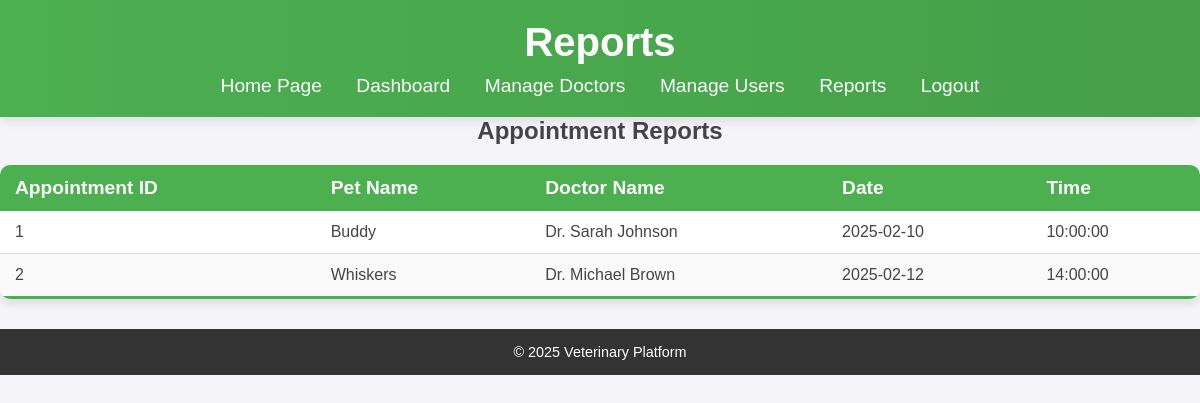
Screenshot of /admin/reports.php (signed in) with the database file from the repository.
### tables this page shows
CREATE TABLE IF NOT EXISTS appointments (
    id INT AUTO_INCREMENT PRIMARY KEY,
    pet_id INT NOT NULL,
    doctor_id INT NOT NULL,
    date DATE NOT NULL,
    time TIME NOT NULL,
    status ENUM('pending', 'confirmed', 'completed', 'canceled') DEFAULT 'pending',
    FOREIGN KEY (pet_id) REFERENCES pets(id) ON DELETE CASCADE,
    FOREIGN KEY (doctor_id) REFERENCES users(id) ON DELETE CASCADE
);

CREATE TABLE IF NOT EXISTS pets (
    id INT AUTO_INCREMENT PRIMARY KEY,
    user_id INT NOT NULL,
    name VARCHAR(255) NOT NULL,
    breed VARCHAR(255) DEFAULT NULL,
    type ENUM('dog', 'cat', 'bird', 'other') NOT NULL,
    age INT NOT NULL,
    health_status TEXT,
    FOREIGN KEY (user_id) REFERENCES users(id) ON DELETE CASCADE
);

CREATE TABLE IF NOT EXISTS users (
    id INT AUTO_INCREMENT PRIMARY KEY,
    name VARCHAR(255) NOT NULL,
    email VARCHAR(191) UNIQUE NOT NULL,
    password VARCHAR(255) NOT NULL,  
    role ENUM('admin', 'doctor', 'user') NOT NULL,
    phone VARCHAR(15) DEFAULT NULL,
    avatar VARCHAR(255) DEFAULT 'default-avatar.png',
    created_at TIMESTAMP DEFAULT CURRENT_TIMESTAMP
);

### admin/reports.php (the view, shortened to what this page needs)
<?php
include '../backend/database.php';
$query = "SELECT a.id, p.name AS pet_name, u.name AS doctor_name, a.date, a.time
          FROM appointments a
          JOIN pets p ON a.pet_id = p.id
          JOIN users u ON a.doctor_id = u.id
          WHERE u.role = 'doctor'";
$result = $conn->query($query);
?>
<!DOCTYPE html>
<html lang="en">
<head>
    <link rel="stylesheet" href="../public/css/style.css">
</head>
<body>
    <header>
        <h1>Reports</h1>
        <nav>
        <a href="../public/index.php">Home Page</a>
                        <a href="dashboard.php">Dashboard</a>
            <a href="manage_doctors.php">Manage Doctors</a>
            <a href="manage_users.php">Manage Users</a>
            <a href="reports.php">Reports</a>
            <a href="../backend/logout.php">Logout</a>
        </nav>
    </header>
    <main>
        <h2>Appointment Reports</h2>
        <table class="styled-table">
            <thead>
                <tr>
                    <th>Appointment ID</th>
                    <th>Pet Name</th>
                    <th>Doctor Name</th>
                    <th>Date</th>
                    <th>Time</th>
                </tr>
            </thead>
            <tbody>
                <?php while ($row = $result->fetch_assoc()) : ?>
                    <tr>
                        <td><?= htmlspecialchars($row['id']) ?></td>
                        <td><?= htmlspecialchars($row['pet_name']) ?></td>
                        <td><?= htmlspecialchars($row['doctor_name']) ?></td>
                        <td><?= htmlspecialchars($row['date']) ?></td>
                        <td><?= htmlspecialchars($row['time']) ?></td>
                    </tr>
                <?php endwhile; ?>
            </tbody>
        </table>
    </main>
    <footer>
        <p>&copy; 2025 Veterinary Platform</p>
    </footer>
</body>
</html>

### public/css/style.css (style rules this page uses)
* { margin: 0; padding: 0; box-sizing: border-box; font-family: 'Poppins', sans-serif; scroll-behavior: smooth; }
body { background-color: #f4f4f9; color: #444; text-align: center; }
header { background: linear-gradient(to right, #4CAF50, #45a049); color: white; padding: 20px 0; box-shadow: 0 4px 10px rgba(0, 0, 0, 0.1); position: sticky; top: 0; width: 100%; z-index: 1000; }
header h1 { font-size: 2.5rem; animation: fadeInDown 1s ease-in-out; }
nav { margin-top: 10px; animation: fadeIn 1s ease-in-out; }
nav a { color: white; text-decoration: none; margin: 0 15px; font-size: 1.2rem; transition: transform 0.3s ease, color 0.3s; }
h2 { display: block; width: 100%; text-align: center; }
footer { background: #333; color: white; padding: 15px 0; margin-top: 30px; text-align: center; font-size: 0.9rem; }
.styled-table { width: 100%; border-collapse: collapse; margin: 20px 0; font-size: 1rem; background: white; border-radius: 10px; overflow: hidden; box-shadow: 0 5px 10px rgba(0, 0, 0, 0.1); }
.styled-table th, .styled-table td { padding: 12px 15px; text-align: left; }
.styled-table thead { background-color: #4CAF50; color: white; font-size: 1.2rem; }
.styled-table tbody tr { border-bottom: 1px solid #ddd; }
.styled-table tbody tr:nth-of-type(even) { background-color: #f9f9f9; }
.styled-table tbody tr:last-of-type { border-bottom: 3px solid #4CAF50; }

### rows the page displays
appointments: id "1", pet.name "Buddy", doctor.name "Dr. Sarah Johnson", date "2025-02-10", time "10:00:00"
appointments: id "2", pet.name "Whiskers", doctor.name "Dr. Michael Brown", date "2025-02-12", time "14:00:00"
